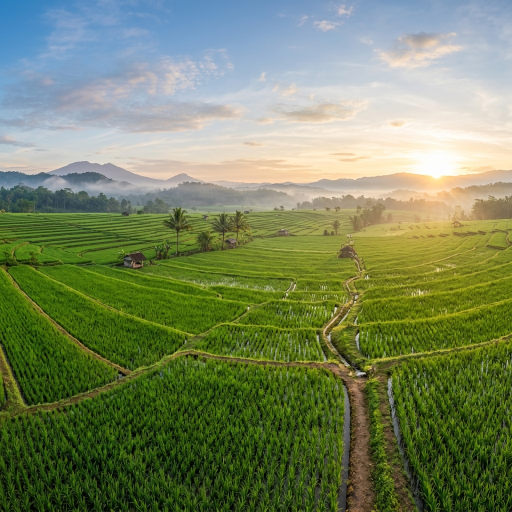
#> input picture frontend/assets/farm-bg.jpg, 1024 x 1024 px (shown at 1/2 size); its folder holds only this picture in this run
$ python -i preprocess.py   (imports and definitions only)   (older library calls are emulated)
#> lines starting #> are read from the running program, lines starting #| are printed output that depends on the picture
"""
Image Preprocessing Pipeline
=============================
Handles image loading, resizing, normalisation, noise reduction,
EXIF metadata extraction, and data-augmentation generators for training.
"""

import os
import io
import numpy as np

from .config import IMG_SIZE, IMG_CHANNELS

# ---------------------------------------------------------------------------
# Lazy imports — heavy libraries loaded only when needed
# ---------------------------------------------------------------------------
_cv2 = None
_PIL_Image = None


def _get_cv2():
    global _cv2
    if _cv2 is None:
        import cv2
        _cv2 = cv2
    return _cv2


# [6 lines left out: function _get_pil, not called in this run]


# ═══════════════════════════════════════════════════════════════════════════
#  PUBLIC API
# ═══════════════════════════════════════════════════════════════════════════

def load_and_preprocess(image_input, target_size=IMG_SIZE, denoise=True):
    """
    Load an image from *path* or *file-like object*, resize, denoise,
    and normalise to a float32 numpy array with shape (H, W, 3) in [0, 1].

    Parameters
    ----------
    image_input : str | bytes | file-like
        File path, raw bytes, or a file-like object (e.g. Flask request.files).
    target_size : tuple
        (height, width) to resize to.
    denoise : bool
        Apply light Gaussian blur for noise reduction.

    Returns
    -------
    np.ndarray  — shape (*target_size, 3), dtype float32, range [0, 1].
    """
#> called with image_input = '../../frontend/assets/farm-bg.jpg', target_size = (224, 224), denoise = True
    cv2 = _get_cv2()

    # --- Read image bytes -------------------------------------------------
    if isinstance(image_input, str):
        # File path
        img = cv2.imread(image_input, cv2.IMREAD_COLOR)
#> img is the input picture: shape (1024, 1024, 3); mean B, G, R 95.3, 132.8, 118.6
    elif isinstance(image_input, bytes):
        arr = np.frombuffer(image_input, np.uint8)
        img = cv2.imdecode(arr, cv2.IMREAD_COLOR)
    else:
        # File-like object (e.g. werkzeug FileStorage)
        raw = image_input.read()
        if hasattr(image_input, "seek"):
            image_input.seek(0)  # reset for later re-reads
        arr = np.frombuffer(raw, np.uint8)
        img = cv2.imdecode(arr, cv2.IMREAD_COLOR)

    if img is None:
        raise ValueError("Could not decode image from the provided input.")

    # --- Convert BGR → RGB ------------------------------------------------
    img = cv2.cvtColor(img, cv2.COLOR_BGR2RGB)

    # --- Denoise (light Gaussian blur) ------------------------------------
    if denoise:
        img = cv2.GaussianBlur(img, (3, 3), 0)

    # --- Resize -----------------------------------------------------------
    img = cv2.resize(img, (target_size[1], target_size[0]),
                     interpolation=cv2.INTER_AREA)
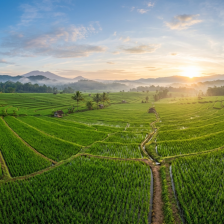
#> img: shape (224, 224, 3); mean R, G, B 118.6, 132.8, 95.3

    # --- Normalise to [0, 1] float32 -------------------------------------
    img = img.astype(np.float32) / 255.0

    return img


# [179 lines left out: functions preprocess_batch, extract_exif, _parse_gps_exif, _empty_exif, image_quality_score, get_training_augmentation and 1 more, not called in this run]

>>> result = load_and_preprocess('../../frontend/assets/farm-bg.jpg')
